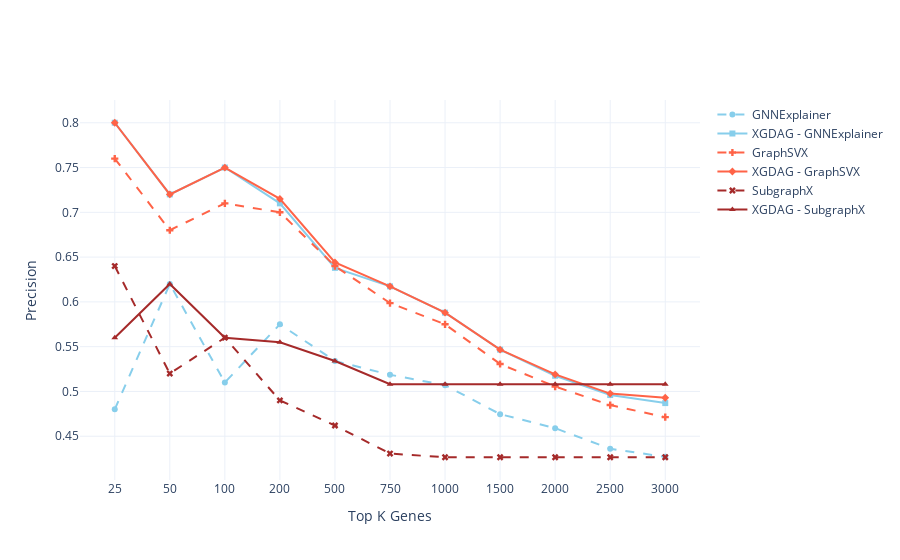
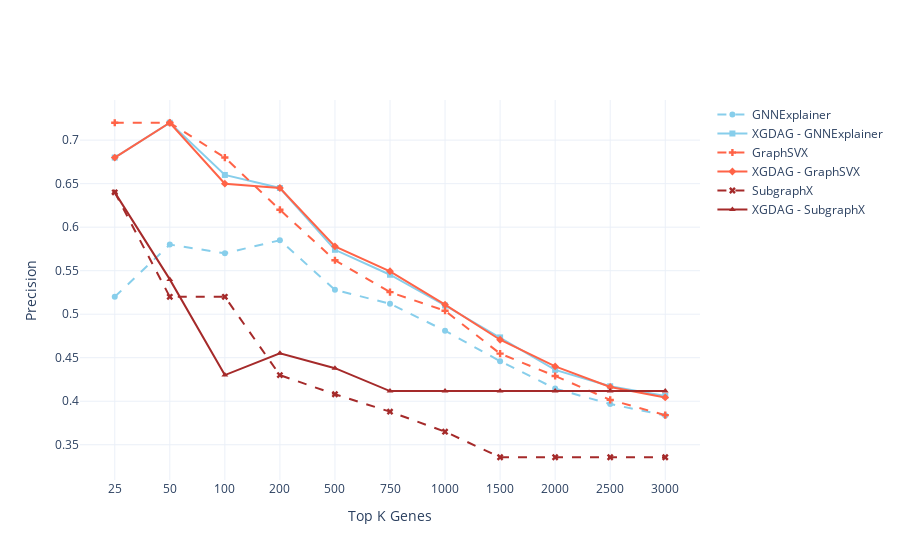
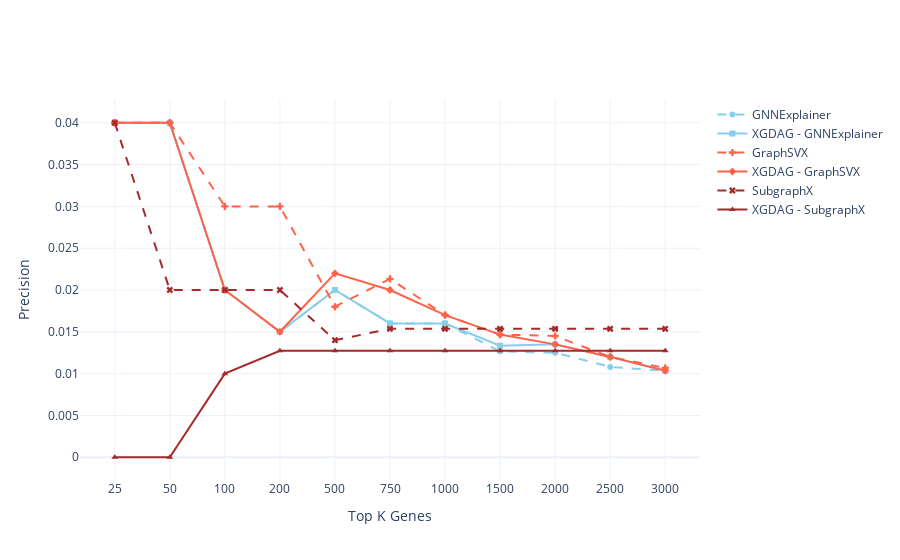
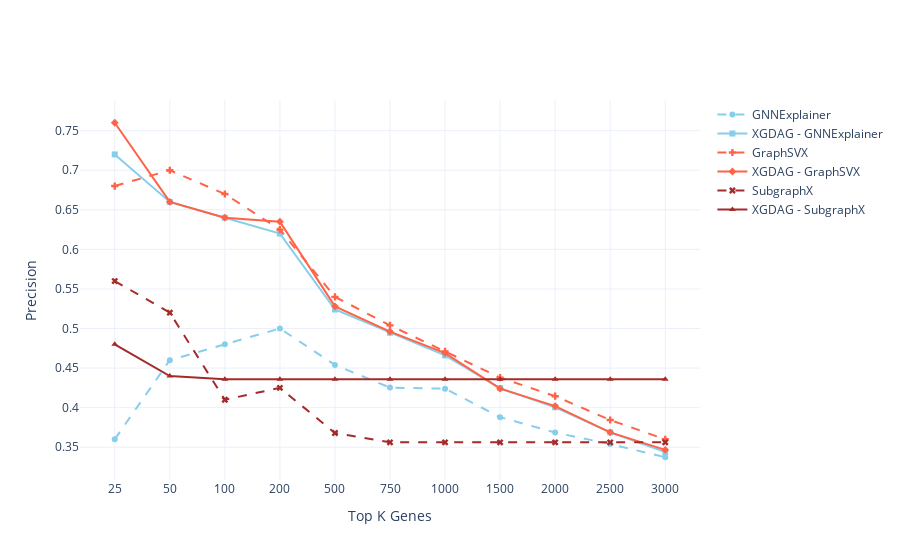

Notebook source saved alongside these figures, in order:
### Markdown cell above
## Line Plots XAI Methods on DisGeNET

### Code cell
# LINEPLOTS
format = 'eps'
metric = 'P'

metric_name_d = {
    'F1': 'F1 Score',
    'P': 'Precision',
    'R': 'Recall'
}

# DISEASE_NAMES = ['C0006142_Malignant_neoplasm_of_breast', 'C0009402_Colorectal_Carcinoma',\
#                  'C0023893_Liver_Cirrhosis_Experimental']

# COMPARE_METHODS = ["XGDAG - GNNExplainer",  "XGDAG - GraphSVX", "DIAMOnD", 'NIAPU']

DISEASE_NAMES.append(DISEASE_NAMES[0])

colors  = ['skyblue', 'tomato', 'brown', 'orange', 'green', 'seagreen']
markers = ['circle', 'square', 'cross', 'diamond', 'x', 'triangle-up', 'triangle-down', 'star']
styles 	= ['solid', 'dot', 'dash', 'longdash', 'dashdot', 'longdashdot']

for DISEASE_NAME in DISEASE_NAMES:
    # data = []
    print(DISEASE_NAME)

    fig = go.Figure()

    marker_idx  = 0
    color_idx   = 0
    for METHOD in COMPARE_METHODS:
        fig.add_trace(go.Scatter(
            y = disease_method_metric_d[DISEASE_NAME][METHOD][metric],
            x = [str(x) for x in ratios_to_validate],
            name = METHOD,
            line = dict(
                color = colors[color_idx],
                dash = 'solid' if 'XGDAG' in METHOD else 'dash'
            ),
            marker = dict(
                symbol = markers[marker_idx]
            )
        ))
        
        if 'XGDAG' in METHOD: color_idx += 1
        marker_idx  += 1
        
    fig.update_layout(xaxis_title='Top K Genes',
                   yaxis_title=metric_name_d[metric],
                   template='plotly_white')
                   
    fig.show()
    # uncomment to save images
    # pio.write_image(fig, 'Images/XAI/'+DISEASE_NAME+'_'+metric+'.'+format, scale=1)

### Figure 1 — Plotly figure (JSON) as saved in the notebook; plotly's stock layout.template omitted (floating-point values rounded to 4 significant figures)
{"data": [{"line": {"color": "skyblue", "dash": "dash"}, "marker": {"symbol": "circle"}, "name": "GNNExplainer", "type": "scatter", "x": ["25", "50", "100", "200", "500", "750", "1000", "1500", "2000", "2500", "3000"], "y": [0.48, 0.62, 0.51, 0.575, 0.534, 0.5187, 0.507, 0.4747, 0.459, 0.436, 0.427]}, {"line": {"color": "skyblue", "dash": "solid"}, "marker": {"symbol": "square"}, "name": "XGDAG - GNNExplainer", "type": "scatter", "x": ["25", "50", "100", "200", "500", "750", "1000", "1500", "2000", "2500", "3000"], "y": [0.8, 0.72, 0.75, 0.71, 0.638, 0.6173, 0.588, 0.5467, 0.5175, 0.496, 0.487]}, {"line": {"color": "tomato", "dash": "dash"}, "marker": {"symbol": "cross"}, "name": "GraphSVX", "type": "scatter", "x": ["25", "50", "100", "200", "500", "750", "1000", "1500", "2000", "2500", "3000"], "y": [0.76, 0.68, 0.71, 0.7, 0.64, 0.5987, 0.575, 0.5307, 0.5055, 0.4848, 0.4713]}, {"line": {"color": "tomato", "dash": "solid"}, "marker": {"symbol": "diamond"}, "name": "XGDAG - GraphSVX", "type": "scatter", "x": ["25", "50", "100", "200", "500", "750", "1000", "1500", "2000", "2500", "3000"], "y": [0.8, 0.72, 0.75, 0.715, 0.644, 0.6173, 0.588, 0.5467, 0.519, 0.4976, 0.493]}, {"line": {"color": "brown", "dash": "dash"}, "marker": {"symbol": "x"}, "name": "SubgraphX", "type": "scatter", "x": ["25", "50", "100", "200", "500", "750", "1000", "1500", "2000", "2500", "3000"], "y": [0.64, 0.52, 0.56, 0.49, 0.462, 0.4307, 0.4265, 0.4265, 0.4265, 0.4265, 0.4265]}, {"line": {"color": "brown", "dash": "solid"}, "marker": {"symbol": "triangle-up"}, "name": "XGDAG - SubgraphX", "type": "scatter", "x": ["25", "50", "100", "200", "500", "750", "1000", "1500", "2000", "2500", "3000"], "y": [0.56, 0.62, 0.56, 0.555, 0.534, 0.5081, 0.5081, 0.5081, 0.5081, 0.5081, 0.5081]}], "layout": {"xaxis": {"title": {"text": "Top K Genes"}}, "yaxis": {"title": {"text": "Precision"}}}}

### Figure 2 — Plotly figure (JSON) as saved in the notebook; plotly's stock layout.template omitted (floating-point values rounded to 4 significant figures)
{"data": [{"line": {"color": "skyblue", "dash": "dash"}, "marker": {"symbol": "circle"}, "name": "GNNExplainer", "type": "scatter", "x": ["25", "50", "100", "200", "500", "750", "1000", "1500", "2000", "2500", "3000"], "y": [0.52, 0.58, 0.57, 0.585, 0.528, 0.512, 0.481, 0.446, 0.4145, 0.3968, 0.3837]}, {"line": {"color": "skyblue", "dash": "solid"}, "marker": {"symbol": "square"}, "name": "XGDAG - GNNExplainer", "type": "scatter", "x": ["25", "50", "100", "200", "500", "750", "1000", "1500", "2000", "2500", "3000"], "y": [0.68, 0.72, 0.66, 0.645, 0.574, 0.5453, 0.51, 0.4733, 0.436, 0.4172, 0.406]}, {"line": {"color": "tomato", "dash": "dash"}, "marker": {"symbol": "cross"}, "name": "GraphSVX", "type": "scatter", "x": ["25", "50", "100", "200", "500", "750", "1000", "1500", "2000", "2500", "3000"], "y": [0.72, 0.72, 0.68, 0.62, 0.562, 0.5253, 0.504, 0.4547, 0.429, 0.4016, 0.384]}, {"line": {"color": "tomato", "dash": "solid"}, "marker": {"symbol": "diamond"}, "name": "XGDAG - GraphSVX", "type": "scatter", "x": ["25", "50", "100", "200", "500", "750", "1000", "1500", "2000", "2500", "3000"], "y": [0.68, 0.72, 0.65, 0.645, 0.578, 0.5493, 0.511, 0.4707, 0.44, 0.4164, 0.4043]}, {"line": {"color": "brown", "dash": "dash"}, "marker": {"symbol": "x"}, "name": "SubgraphX", "type": "scatter", "x": ["25", "50", "100", "200", "500", "750", "1000", "1500", "2000", "2500", "3000"], "y": [0.64, 0.52, 0.52, 0.43, 0.408, 0.388, 0.365, 0.3356, 0.3356, 0.3356, 0.3356]}, {"line": {"color": "brown", "dash": "solid"}, "marker": {"symbol": "triangle-up"}, "name": "XGDAG - SubgraphX", "type": "scatter", "x": ["25", "50", "100", "200", "500", "750", "1000", "1500", "2000", "2500", "3000"], "y": [0.64, 0.54, 0.43, 0.455, 0.438, 0.4117, 0.4117, 0.4117, 0.4117, 0.4117, 0.4117]}], "layout": {"xaxis": {"title": {"text": "Top K Genes"}}, "yaxis": {"title": {"text": "Precision"}}}}

### Figure 3 — Plotly figure (JSON) as saved in the notebook; plotly's stock layout.template omitted (floating-point values rounded to 4 significant figures)
{"data": [{"line": {"color": "skyblue", "dash": "dash"}, "marker": {"symbol": "circle"}, "name": "GNNExplainer", "type": "scatter", "x": ["25", "50", "100", "200", "500", "750", "1000", "1500", "2000", "2500", "3000"], "y": [0.04, 0.04, 0.02, 0.015, 0.02, 0.016, 0.016, 0.01267, 0.0125, 0.0108, 0.01033]}, {"line": {"color": "skyblue", "dash": "solid"}, "marker": {"symbol": "square"}, "name": "XGDAG - GNNExplainer", "type": "scatter", "x": ["25", "50", "100", "200", "500", "750", "1000", "1500", "2000", "2500", "3000"], "y": [0.04, 0.04, 0.02, 0.015, 0.02, 0.016, 0.016, 0.01333, 0.0135, 0.012, 0.01033]}, {"line": {"color": "tomato", "dash": "dash"}, "marker": {"symbol": "cross"}, "name": "GraphSVX", "type": "scatter", "x": ["25", "50", "100", "200", "500", "750", "1000", "1500", "2000", "2500", "3000"], "y": [0.04, 0.04, 0.03, 0.03, 0.018, 0.02133, 0.017, 0.01467, 0.0145, 0.012, 0.01067]}, {"line": {"color": "tomato", "dash": "solid"}, "marker": {"symbol": "diamond"}, "name": "XGDAG - GraphSVX", "type": "scatter", "x": ["25", "50", "100", "200", "500", "750", "1000", "1500", "2000", "2500", "3000"], "y": [0.04, 0.04, 0.02, 0.015, 0.022, 0.02, 0.017, 0.01467, 0.0135, 0.012, 0.01033]}, {"line": {"color": "brown", "dash": "dash"}, "marker": {"symbol": "x"}, "name": "SubgraphX", "type": "scatter", "x": ["25", "50", "100", "200", "500", "750", "1000", "1500", "2000", "2500", "3000"], "y": [0.04, 0.02, 0.02, 0.02, 0.014, 0.01536, 0.01536, 0.01536, 0.01536, 0.01536, 0.01536]}, {"line": {"color": "brown", "dash": "solid"}, "marker": {"symbol": "triangle-up"}, "name": "XGDAG - SubgraphX", "type": "scatter", "x": ["25", "50", "100", "200", "500", "750", "1000", "1500", "2000", "2500", "3000"], "y": [0, 0, 0.01, 0.01274, 0.01274, 0.01274, 0.01274, 0.01274, 0.01274, 0.01274, 0.01274]}], "layout": {"xaxis": {"title": {"text": "Top K Genes"}}, "yaxis": {"title": {"text": "Precision"}}}}

### Figure 4 — Plotly figure (JSON) as saved in the notebook; plotly's stock layout.template omitted (floating-point values rounded to 4 significant figures)
{"data": [{"line": {"color": "skyblue", "dash": "dash"}, "marker": {"symbol": "circle"}, "name": "GNNExplainer", "type": "scatter", "x": ["25", "50", "100", "200", "500", "750", "1000", "1500", "2000", "2500", "3000"], "y": [0.36, 0.46, 0.48, 0.5, 0.454, 0.4253, 0.424, 0.388, 0.3685, 0.354, 0.3373]}, {"line": {"color": "skyblue", "dash": "solid"}, "marker": {"symbol": "square"}, "name": "XGDAG - GNNExplainer", "type": "scatter", "x": ["25", "50", "100", "200", "500", "750", "1000", "1500", "2000", "2500", "3000"], "y": [0.72, 0.66, 0.64, 0.62, 0.524, 0.4947, 0.466, 0.4247, 0.4005, 0.3688, 0.344]}, {"line": {"color": "tomato", "dash": "dash"}, "marker": {"symbol": "cross"}, "name": "GraphSVX", "type": "scatter", "x": ["25", "50", "100", "200", "500", "750", "1000", "1500", "2000", "2500", "3000"], "y": [0.68, 0.7, 0.67, 0.625, 0.54, 0.504, 0.471, 0.438, 0.4145, 0.3844, 0.36]}, {"line": {"color": "tomato", "dash": "solid"}, "marker": {"symbol": "diamond"}, "name": "XGDAG - GraphSVX", "type": "scatter", "x": ["25", "50", "100", "200", "500", "750", "1000", "1500", "2000", "2500", "3000"], "y": [0.76, 0.66, 0.64, 0.635, 0.528, 0.496, 0.469, 0.424, 0.402, 0.3688, 0.3467]}, {"line": {"color": "brown", "dash": "dash"}, "marker": {"symbol": "x"}, "name": "SubgraphX", "type": "scatter", "x": ["25", "50", "100", "200", "500", "750", "1000", "1500", "2000", "2500", "3000"], "y": [0.56, 0.52, 0.41, 0.425, 0.368, 0.3562, 0.3562, 0.3562, 0.3562, 0.3562, 0.3562]}, {"line": {"color": "brown", "dash": "solid"}, "marker": {"symbol": "triangle-up"}, "name": "XGDAG - SubgraphX", "type": "scatter", "x": ["25", "50", "100", "200", "500", "750", "1000", "1500", "2000", "2500", "3000"], "y": [0.48, 0.44, 0.4359, 0.4359, 0.4359, 0.4359, 0.4359, 0.4359, 0.4359, 0.4359, 0.4359]}], "layout": {"xaxis": {"title": {"text": "Top K Genes"}}, "yaxis": {"title": {"text": "Precision"}}}}
